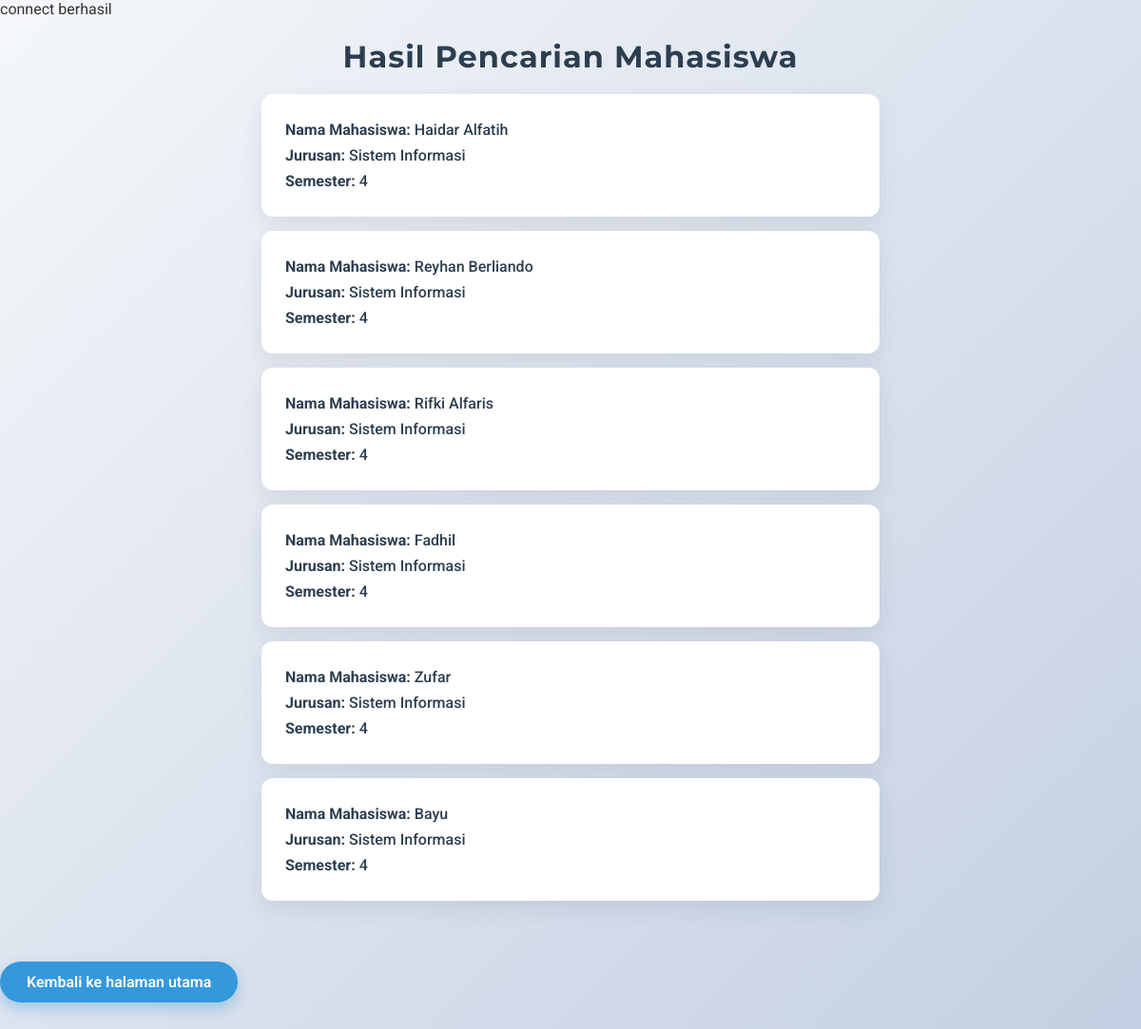
Page /Cari.php on the committed database.
### tables this page shows
CREATE TABLE `tb_mahasiswa` (
  `Id_Mahasiswa` int(11) NOT NULL,
  `Nama_Mahasiswa` varchar(30) NOT NULL,
  `Prodi_Mahasiswa` varchar(30) NOT NULL,
  `Semester_Mahasiswa` int(11) NOT NULL
);

### Cari.php (the view, shortened to what this page needs)
<?php
include 'koneksi.php';
$nama_mahasiswa = $_POST['Nama_Mahasiswa'];
$sql = "SELECT * FROM tb_mahasiswa WHERE Nama_Mahasiswa LIKE '%$nama_mahasiswa%'";
$hasil = mysqli_query($connection, $sql);
?>
<!DOCTYPE html>
<html lang="id">
<head>
    <link rel="stylesheet" href="Style.css">
</head>
<body>
    <h1>Hasil Pencarian Mahasiswa</h1>
    <?php
    if (mysqli_num_rows($hasil) > 0) {
        while ($data = mysqli_fetch_array($hasil)) {
            echo "<div class='mahasiswa-card'>";
            echo "<p><strong>Nama Mahasiswa:</strong> " . $data['Nama_Mahasiswa'] . "</p>";
            echo "<p><strong>Jurusan:</strong> " . $data['Prodi_Mahasiswa'] . "</p>";
            echo "<p><strong>Semester:</strong> " . $data['Semester_Mahasiswa'] . "</p>";
            echo "</div>";
        }
    } else {
        echo "<p>Tidak ada data mahasiswa yang ditemukan.</p>";
    }
    ?>
    <br>
    <a href="Index.php" class="back-link">Kembali ke halaman utama</a>
</body>
</html>

### Style.css (style rules this page uses)
body { font-family: 'Roboto', sans-serif; background: linear-gradient(135deg, #f5f7fa, #c3cfe2); margin: 0; padding: 0; color: #333; min-height: 100vh; }
h1, h2 { font-family: 'Montserrat', sans-serif; text-align: center; color: #2c3e50; margin-bottom: 20px; letter-spacing: 1px; }
.mahasiswa-card { background: white; max-width: 600px; margin: 15px auto; padding: 20px 25px; border-radius: 12px; box-shadow: 0 8px 22px rgba(44, 62, 80, 0.1); transition: box-shadow 0.3s ease; }
.mahasiswa-card p { margin: 8px 0; font-size: 16px; color: #2c3e50; font-weight: 500; }
.back-link { display: inline-block; margin: 30px auto; text-align: center; padding: 12px 28px; border-radius: 30px; background-color: #3498db; color: white; font-weight: 600; text-decoration: none; box-shadow: 0 6px 15px rgba(52, 152, 219, 0.4); transition: background-color 0.3s ease, box-shadow 0.3s ease; }

### rows in the picture
tb_mahasiswa: Nama_Mahasiswa "Haidar Alfatih", Prodi_Mahasiswa "Sistem Informasi", Semester_Mahasiswa "4"
tb_mahasiswa: Nama_Mahasiswa "Reyhan Berliando", Prodi_Mahasiswa "Sistem Informasi", Semester_Mahasiswa "4"
tb_mahasiswa: Nama_Mahasiswa "Rifki Alfaris", Prodi_Mahasiswa "Sistem Informasi", Semester_Mahasiswa "4"
tb_mahasiswa: Nama_Mahasiswa "Fadhil", Prodi_Mahasiswa "Sistem Informasi", Semester_Mahasiswa "4"
tb_mahasiswa: Nama_Mahasiswa "Zufar", Prodi_Mahasiswa "Sistem Informasi", Semester_Mahasiswa "4"
tb_mahasiswa: Nama_Mahasiswa "Bayu", Prodi_Mahasiswa "Sistem Informasi", Semester_Mahasiswa "4"
